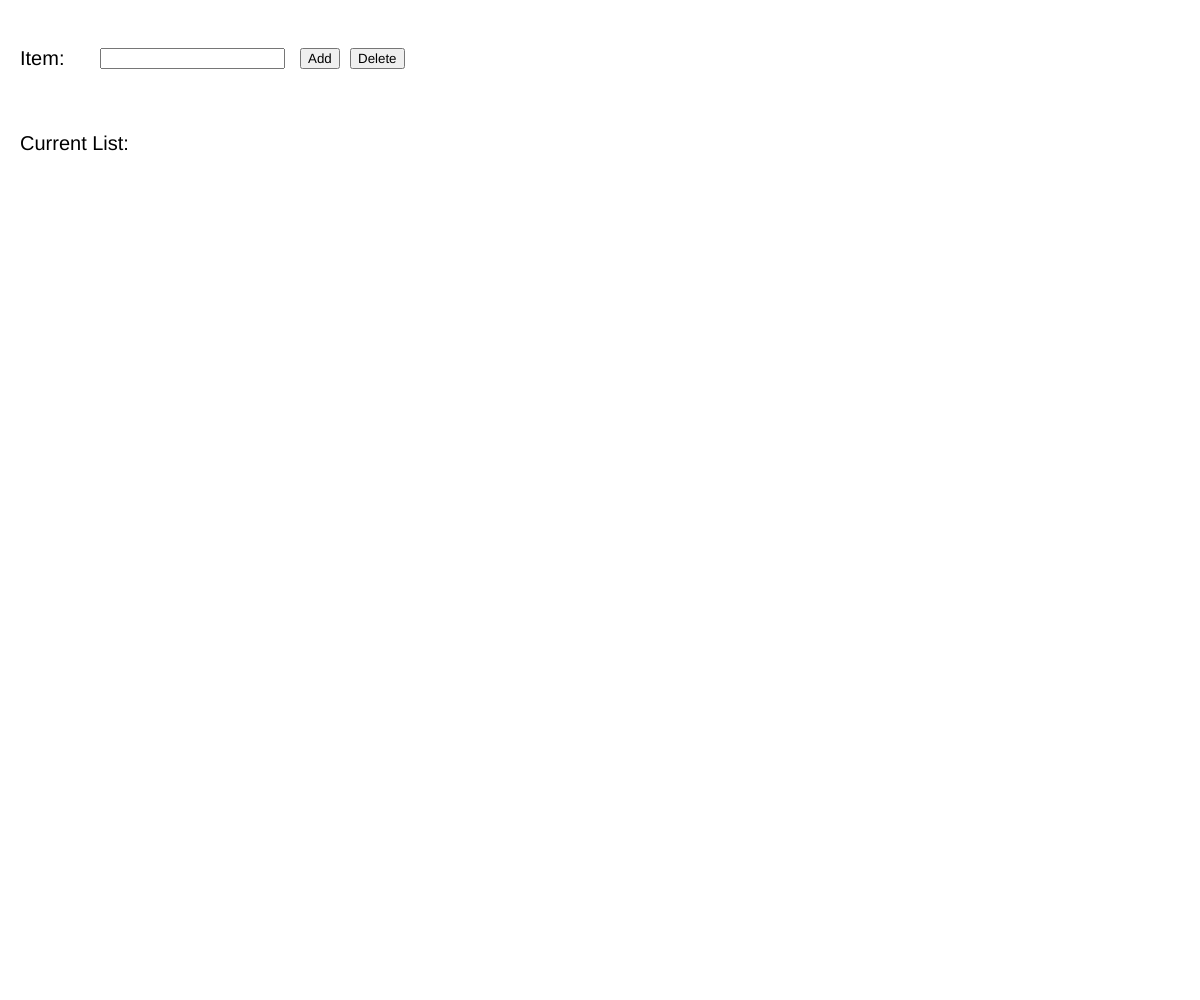
Frame 1 (no input)
Frame 60 (no input): identical to frame 1, image omitted
Frame 120 (the mouse pressed at the canvas centre since frame 60): identical to frame 1, image omitted

The p5.js sketch that drew this single still picture (run headless with seeded random() and noise() and a simulated clock; from frame 60 on, the mouse is pressed at the canvas centre):

// p5.js sketch
// ── sketch.js
/*
   Description:
   Author:
   Date of last edit:
*/

let groceryInput, submit, removeButton;

function setup() {
  createCanvas(windowWidth, windowHeight);

  groceryInput = createInput();
  groceryInput.position(100, 48);

  submit = createButton("Add");
  submit.position(300, 48);
  submit.mousePressed(pressSubmit);

  removeButton = createButton("Delete");
  removeButton.position(350, 48);
  removeButton.mousePressed(removeItem);
}

function draw() {
  background(255);

  fill(0);
  textSize(20);
  text("Item: ", 20, 65);

  text("Current List: ", 20, 150);

}

function pressSubmit() {

}

function removeItem() {

}
